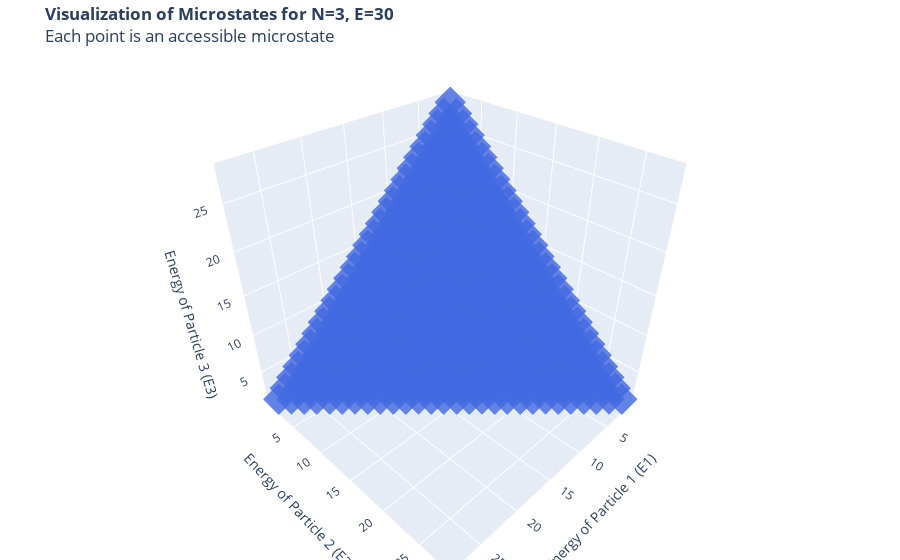

Notebook source saved alongside this figure:
### Code cell
"""
Main function to run the simulation and generate visualizations.
"""
# --- System Parameters ---
# We'll use a simple system of 3 particles.
num_particles = 3
# Let's fix the total energy for our primary example.
total_energy = 30
# Assume the maximum energy a single particle can have is 7.
# This is to keep the state space manageable for demonstration.
max_particle_energy = total_energy - (num_particles - 1)  # Each particle must have at least 1 energy unit

print("--- Microcanonical Ensemble Example ---")
print(f"System Parameters:")
print(f"  - Number of particles (N): {num_particles}")
print(f"  - Total energy (E): {total_energy}")
print(f"  - Max energy per particle: {max_particle_energy}\n")

# --- Find and Display Microstates for a Fixed Energy ---
# According to the fundamental postulate, in an isolated system (fixed N, V, E),
# all accessible microstates are equally probable.
microstates_at_e9 = find_microstates(num_particles, total_energy, max_particle_energy)
num_microstates = len(microstates_at_e9)

print(f"For a total energy E = {total_energy}, we found {num_microstates} possible microstates.")
print("This number is Ω(E), the number of states at energy E.")
print("Each of these microstates is equally likely to occur.")
print("List of microstates (E_particle1, E_particle2, E_particle3):")
for state in microstates_at_e9:
    print(f"  {state}")
print("-" * 35)

# --- Visualization 1: 3D Plot of Microstates on the Constant Energy Surface ---
# This plot shows that all our calculated microstates lie on a plane defined by
# E1 + E2 + E3 = total_energy. This is the "constant energy surface" in the state space.

fig1 = go.Figure()

if num_microstates > 0:
    # Unzip the microstates into separate lists for plotting
    e1, e2, e3 = zip(*microstates_at_e9)
    
    fig1.add_trace(go.Scatter3d(
        x=e1, y=e2, z=e3,
        mode='markers',
        marker=dict(
            size=8,
            color='royalblue',
            opacity=0.8,
            symbol='diamond'
        ),
        name=f'Microstates for E={total_energy}'
    ))

fig1.update_layout(
    title=f'<b>Visualization of Microstates for N=3, E={total_energy}</b><br>Each point is an accessible microstate',
    scene=dict(
        xaxis_title='Energy of Particle 1 (E1)',
        yaxis_title='Energy of Particle 2 (E2)',
        zaxis_title='Energy of Particle 3 (E3)',
        aspectratio=dict(x=1, y=1, z=1)
    ),
    margin=dict(l=0, r=0, b=0, t=40)
)
fig1.show()

### Figure 1 — Plotly figure (JSON) as saved in the notebook; plotly's stock layout.template omitted (floating-point values rounded to 4 significant figures; data arrays with more than 128 entries replaced by an {"elided": "..."} marker saying what was removed)
{"data": [{"marker": {"color": "royalblue", "opacity": 0.8, "size": 8, "symbol": "diamond"}, "mode": "markers", "name": "Microstates for E=30", "type": "scatter3d", "x": {"elided": "406 int values"}, "y": {"elided": "406 int values"}, "z": {"elided": "406 int values"}}], "layout": {"margin": {"b": 0, "l": 0, "r": 0, "t": 40}, "scene": {"aspectratio": {"x": 1, "y": 1, "z": 1}, "xaxis": {"title": {"text": "Energy of Particle 1 (E1)"}}, "yaxis": {"title": {"text": "Energy of Particle 2 (E2)"}}, "zaxis": {"title": {"text": "Energy of Particle 3 (E3)"}}}, "title": {"text": "<b>Visualization of Microstates for N=3, E=30</b><br>Each point is an accessible microstate"}}}
